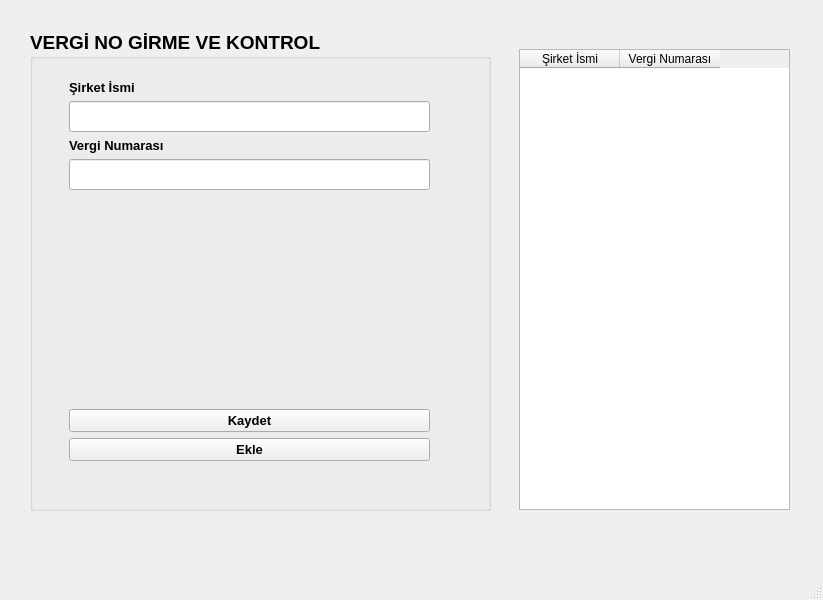
<?xml version="1.0" encoding="UTF-8"?>
<ui version="4.0">
 <class>MainWindow</class>
 <widget class="QMainWindow" name="MainWindow">
  <property name="geometry">
   <rect>
    <x>0</x>
    <y>0</y>
    <width>823</width>
    <height>600</height>
   </rect>
  </property>
  <property name="windowTitle">
   <string>MainWindow</string>
  </property>
  <widget class="QWidget" name="centralwidget">
   <widget class="QGroupBox" name="groupBox">
    <property name="geometry">
     <rect>
      <x>30</x>
      <y>30</y>
      <width>461</width>
      <height>481</height>
     </rect>
    </property>
    <property name="font">
     <font>
      <family>MS Sans Serif</family>
      <pointsize>14</pointsize>
      <weight>75</weight>
      <bold>true</bold>
     </font>
    </property>
    <property name="title">
     <string>VERGİ NO GİRME VE KONTROL</string>
    </property>
    <widget class="QWidget" name="verticalLayoutWidget">
     <property name="geometry">
      <rect>
       <x>39</x>
       <y>50</y>
       <width>361</width>
       <height>381</height>
      </rect>
     </property>
     <layout class="QVBoxLayout" name="verticalLayout">
      <item>
       <widget class="QLabel" name="label_2">
        <property name="font">
         <font>
          <pointsize>10</pointsize>
         </font>
        </property>
        <property name="text">
         <string>Şirket İsmi</string>
        </property>
       </widget>
      </item>
      <item>
       <widget class="QLineEdit" name="lineEditsrket">
        <property name="text">
         <string/>
        </property>
       </widget>
      </item>
      <item>
       <widget class="QLabel" name="label">
        <property name="font">
         <font>
          <pointsize>10</pointsize>
         </font>
        </property>
        <property name="text">
         <string>Vergi Numarası</string>
        </property>
       </widget>
      </item>
      <item>
       <widget class="QLineEdit" name="lineEditvergi"/>
      </item>
      <item>
       <spacer name="verticalSpacer">
        <property name="orientation">
         <enum>Qt::Vertical</enum>
        </property>
        <property name="sizeHint" stdset="0">
         <size>
          <width>20</width>
          <height>40</height>
         </size>
        </property>
       </spacer>
      </item>
      <item>
       <widget class="QPushButton" name="betnkaydet">
        <property name="font">
         <font>
          <pointsize>10</pointsize>
         </font>
        </property>
        <property name="text">
         <string>Kaydet</string>
        </property>
       </widget>
      </item>
      <item>
       <widget class="QPushButton" name="betnekle">
        <property name="font">
         <font>
          <pointsize>10</pointsize>
         </font>
        </property>
        <property name="text">
         <string>Ekle</string>
        </property>
       </widget>
      </item>
     </layout>
    </widget>
   </widget>
   <widget class="QWidget" name="horizontalLayoutWidget">
    <property name="geometry">
     <rect>
      <x>519</x>
      <y>49</y>
      <width>271</width>
      <height>461</height>
     </rect>
    </property>
    <layout class="QHBoxLayout" name="horizontalLayout">
     <item>
      <widget class="QTableWidget" name="tableWidget">
       <column>
        <property name="text">
         <string>Şirket İsmi</string>
        </property>
       </column>
       <column>
        <property name="text">
         <string>Vergi Numarası</string>
        </property>
       </column>
      </widget>
     </item>
    </layout>
   </widget>
  </widget>
  <widget class="QMenuBar" name="menubar">
   <property name="geometry">
    <rect>
     <x>0</x>
     <y>0</y>
     <width>823</width>
     <height>26</height>
    </rect>
   </property>
  </widget>
  <widget class="QStatusBar" name="statusbar"/>
 </widget>
 <resources/>
 <connections/>
</ui>
